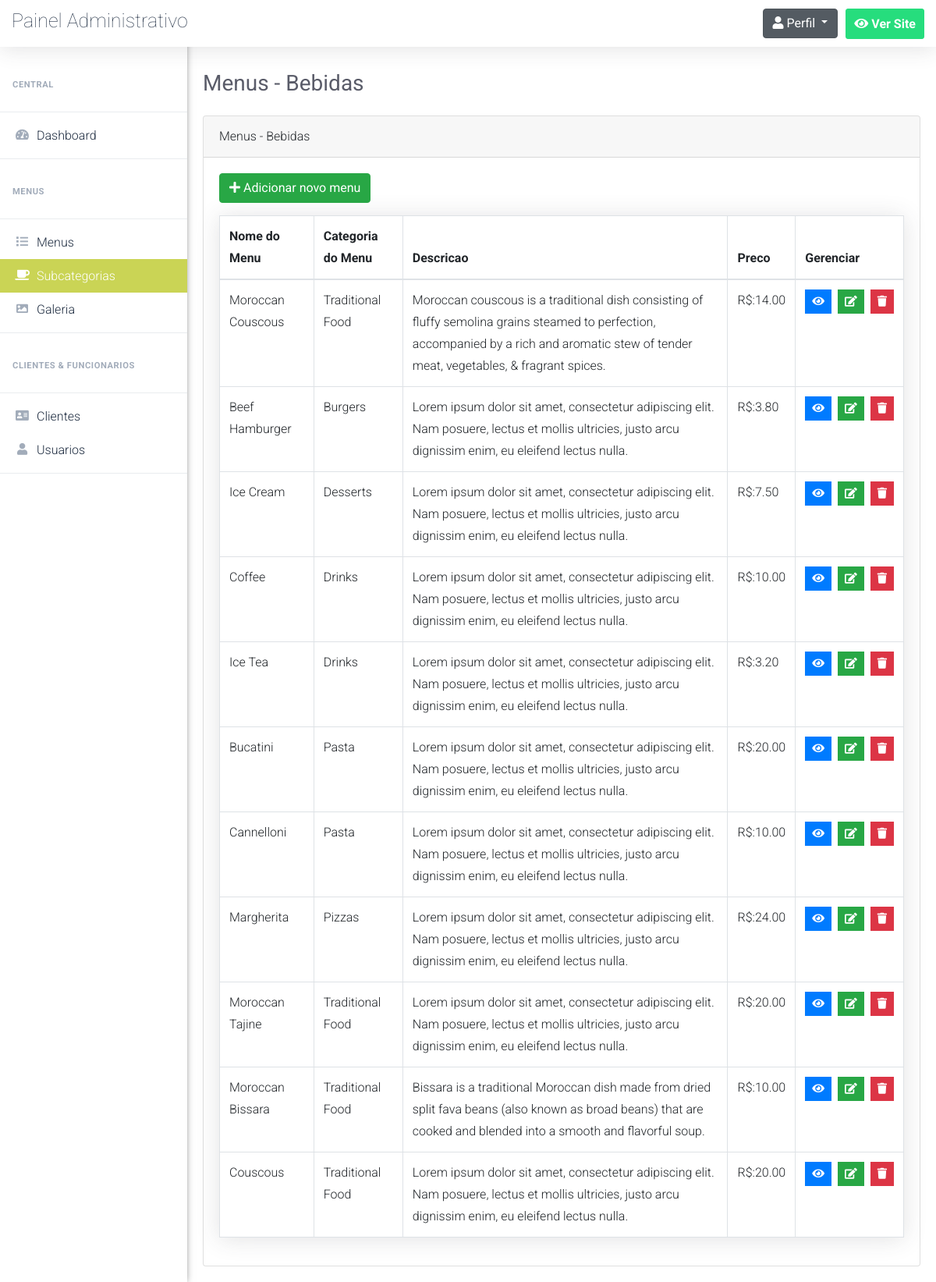
Page /admin/menus.php on the committed database.
### tables this page shows
CREATE TABLE `menus` (
  `menu_id` int(5) NOT NULL,
  `menu_name` varchar(100) NOT NULL,
  `menu_description` varchar(255) NOT NULL,
  `menu_price` decimal(6,2) NOT NULL,
  `menu_image` varchar(255) NOT NULL,
  `category_id` int(3) NOT NULL
);

CREATE TABLE `menu_categories` (
  `category_id` int(3) NOT NULL,
  `category_name` varchar(50) NOT NULL
);

### admin/menus.php (the view, shortened to what this page needs)
<?php
	$pageTitle = 'Menus - Bebidas';
		include 'connect.php';
		include 'Includes/templates/header.php';
		include 'Includes/templates/navbar.php';
        ?>
        <?php
            $do = '';
            if(isset($_GET['do']) && in_array(htmlspecialchars($_GET['do']), array('Add','Edit')))
                $do = $_GET['do'];
            else
                $do = 'Manage';
            if($do == "Manage")
            {
                $stmt = $con->prepare("SELECT * FROM menus m, menu_categories mc where mc.category_id = m.category_id");
                $stmt->execute();
                $menus = $stmt->fetchAll();
            ?>
                <div class="card">
                    <div class="card-header">
                        <?php echo $pageTitle; ?>
                    </div>
                    <div class="card-body">
                        <div class="above-table" style="margin-bottom: 1rem!important;">
                            <a href="menus.php?do=Add" class="btn btn-success">
                                <i class="fa fa-plus"></i>
                                <span>Adicionar novo menu</span>
                            </a>
                        </div>
                        <table class="table table-bordered menus-table">
                            <thead>
                                <tr>
                                    <th scope="col">Nome do Menu</th>
                                    <th scope="col">Categoria do Menu</th>
                                    <th scope="col">Descricao</th>
                                    <th scope="col">Preco</th>
                                    <th scope="col">Gerenciar</th>
                                </tr>
                            </thead>
                            <tbody>
                                <?php
                                    foreach($menus as $menu)
                                    {
                                        echo "<tr>";
                                            echo "<td>";
                                                echo $menu['menu_name'];
                                            echo "</td>";
                                            echo "<td style = 'text-transform:capitalize'>";
                                                echo $menu['category_name'];
                                            echo "</td>";
                                            echo "<td>";
                                                echo $menu['menu_description'];
                                            echo "</td>";
                                            echo "<td>";
                                                echo "R$:".$menu['menu_price'];
                                            echo "</td>";
                                            echo "<td>";
                                                    $delete_data = "delete_".$menu["menu_id"];
                                                    $view_data = "view_".$menu["menu_id"];
                                                    ?>
                                                        <ul class="list-inline m-0">
                                                            <li class="list-inline-item" data-toggle="tooltip" title="Visualizar">
                                                                <button class="btn btn-primary btn-sm rounded-0" type="button" data-toggle="modal" data-target="#<?php echo $view_data; ?>" data-placement="top" >
                                                                    <i class="fa fa-eye"></i>
                                                                </button>
                                                            </li>
                                                            <li class="list-inline-item" data-toggle="tooltip" title="Editar">
                                                                <button class="btn btn-success btn-sm rounded-0">
                                                                    <a href="menus.php?do=Edit&menu_id=<?php echo $menu['menu_id']; ?>" style="color: white;">
                                                                        <i class="fa fa-edit"></i>
                                                                    </a>
                                                                </button>
                                                            </li>
                                                            <li class="list-inline-item" data-toggle="tooltip" title="Deletar">
                                                                <button class="btn btn-danger btn-sm rounded-0" type="button" data-toggle="modal" data-target="#<?php echo $delete_data; ?>" data-placement="top"><i class="fa fa-trash"></i>
                                                                </button>
                                                            </li>
                                                        </ul>
                                                    <?php
                                            echo "</td>";
                                        echo "</tr>";
                                    }
                                ?>
                            </tbody>
                        </table>
                    </div>
                </div>
            <?php
            }
        include 'Includes/templates/footer.php';
?>

### admin/Design/css/main.css (style rules this page uses)
a, a:hover { text-decoration: none !important; }
ul { display: block; list-style: none; padding: 0; margin: 0; }
html { scroll-behavior: smooth; }
body { font-family: 'Roboto', sans-serif; font-size: 16px; line-height: 28px; font-weight: 300; }
.list-inline { display: flex; }

### admin/menus.php (style rules this page uses)
.menus-table { -webkit-box-shadow: 0 .15rem 1.75rem 0 rgba(58,59,69,.15)!important; box-shadow: 0 .15rem 1.75rem 0 rgba(58,59,69,.15)!important; }

### rows in the picture
menus: menu_name "Moroccan Couscous", category.category_name "Traditional Food", menu_description "Moroccan couscous is a traditional dish consisting of fluffy semolina grains steamed to perfection, accompanied by a rich and aromatic stew of tender meat, vegetables, & fragrant spices.", menu_price "14.00"
menus: menu_name "Beef Hamburger", category.category_name "Burgers", menu_description "Lorem ipsum dolor sit amet, consectetur adipiscing elit. Nam posuere, lectus et mollis ultricies, justo arcu dignissim enim, eu eleifend lectus nulla.", menu_price "3.80"
menus: menu_name "Ice Cream", category.category_name "Desserts", menu_description "Lorem ipsum dolor sit amet, consectetur adipiscing elit. Nam posuere, lectus et mollis ultricies, justo arcu dignissim enim, eu eleifend lectus nulla.", menu_price "7.50"
menus: menu_name "Coffee", category.category_name "Drinks", menu_description "Lorem ipsum dolor sit amet, consectetur adipiscing elit. Nam posuere, lectus et mollis ultricies, justo arcu dignissim enim, eu eleifend lectus nulla.", menu_price "10.00"
menus: menu_name "Ice Tea", category.category_name "Drinks", menu_description "Lorem ipsum dolor sit amet, consectetur adipiscing elit. Nam posuere, lectus et mollis ultricies, justo arcu dignissim enim, eu eleifend lectus nulla.", menu_price "3.20"
menus: menu_name "Bucatini", category.category_name "Pasta", menu_description "Lorem ipsum dolor sit amet, consectetur adipiscing elit. Nam posuere, lectus et mollis ultricies, justo arcu dignissim enim, eu eleifend lectus nulla.", menu_price "20.00"
menus: menu_name "Cannelloni", category.category_name "Pasta", menu_description "Lorem ipsum dolor sit amet, consectetur adipiscing elit. Nam posuere, lectus et mollis ultricies, justo arcu dignissim enim, eu eleifend lectus nulla.", menu_price "10.00"
menus: menu_name "Margherita", category.category_name "Pizzas", menu_description "Lorem ipsum dolor sit amet, consectetur adipiscing elit. Nam posuere, lectus et mollis ultricies, justo arcu dignissim enim, eu eleifend lectus nulla.", menu_price "24.00"
menus: menu_name "Moroccan Tajine", category.category_name "Traditional Food", menu_description "Lorem ipsum dolor sit amet, consectetur adipiscing elit. Nam posuere, lectus et mollis ultricies, justo arcu dignissim enim, eu eleifend lectus nulla.", menu_price "20.00"
menus: menu_name "Moroccan Bissara", category.category_name "Traditional Food", menu_description "Bissara is a traditional Moroccan dish made from dried split fava beans (also known as broad beans) that are cooked and blended into a smooth and flavorful soup.", menu_price "10.00"
menus: menu_name "Couscous", category.category_name "Traditional Food", menu_description "Lorem ipsum dolor sit amet, consectetur adipiscing elit. Nam posuere, lectus et mollis ultricies, justo arcu dignissim enim, eu eleifend lectus nulla.", menu_price "20.00"

### other values in the picture
$pageTitle "Menus - Bebidas"
